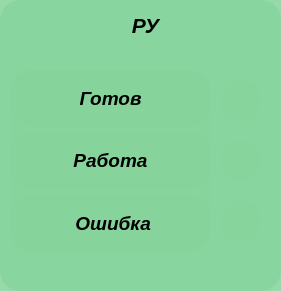
     <widget class="QFrame" name="frame_4">
      <property name="geometry">
       <rect>
        <x>620</x>
        <y>150</y>
        <width>281</width>
        <height>291</height>
       </rect>
      </property>
      <property name="styleSheet">
       <string notr="true">background-color: rgba(135, 212, 157,220); border-radius: 20</string>
      </property>
      <property name="frameShape">
       <enum>QFrame::StyledPanel</enum>
      </property>
      <property name="frameShadow">
       <enum>QFrame::Raised</enum>
      </property>
      <widget class="QLabel" name="label_25">
       <property name="geometry">
        <rect>
         <x>220</x>
         <y>200</y>
         <width>41</width>
         <height>41</height>
        </rect>
       </property>
       <property name="text">
        <string/>
       </property>
       <property name="pixmap">
        <pixmap resource="newprefix.qrc">:/newPrefix/png/blue-led-on.png</pixmap>
       </property>
       <property name="scaledContents">
        <bool>true</bool>
       </property>
      </widget>
      <widget class="QLabel" name="label_26">
       <property name="geometry">
        <rect>
         <x>220</x>
         <y>80</y>
         <width>41</width>
         <height>41</height>
        </rect>
       </property>
       <property name="text">
        <string/>
       </property>
       <property name="pixmap">
        <pixmap resource="newprefix.qrc">:/newPrefix/png/blue-led-on.png</pixmap>
       </property>
       <property name="scaledContents">
        <bool>true</bool>
       </property>
      </widget>
      <widget class="QLabel" name="label_27">
       <property name="geometry">
        <rect>
         <x>220</x>
         <y>140</y>
         <width>41</width>
         <height>41</height>
        </rect>
       </property>
       <property name="text">
        <string/>
       </property>
       <property name="pixmap">
        <pixmap resource="newprefix.qrc">:/newPrefix/png/blue-led-on.png</pixmap>
       </property>
       <property name="scaledContents">
        <bool>true</bool>
       </property>
      </widget>
      <widget class="QWidget" name="layoutWidget_3">
       <property name="geometry">
        <rect>
         <x>10</x>
         <y>70</y>
         <width>201</width>
         <height>181</height>
        </rect>
       </property>
       <layout class="QVBoxLayout" name="verticalLayout_4">
        <item>
         <widget class="QLabel" name="label_28">
          <property name="font">
           <font>
            <family>Arial</family>
            <pointsize>14</pointsize>
            <weight>75</weight>
            <italic>true</italic>
            <bold>true</bold>
           </font>
          </property>
          <property name="styleSheet">
           <string notr="true">background-color: rgba(135, 212, 157,220); border-radius: 20</string>
          </property>
          <property name="text">
           <string>Готов</string>
          </property>
          <property name="alignment">
           <set>Qt::AlignCenter</set>
          </property>
         </widget>
        </item>
        <item>
         <widget class="QLabel" name="label_29">
          <property name="font">
           <font>
            <family>Arial</family>
            <pointsize>14</pointsize>
            <weight>75</weight>
            <italic>true</italic>
            <bold>true</bold>
           </font>
          </property>
          <property name="styleSheet">
           <string notr="true">background-color: rgba(135, 212, 157,220); border-radius: 20</string>
          </property>
          <property name="text">
           <string>Работа</string>
          </property>
          <property name="alignment">
           <set>Qt::AlignCenter</set>
          </property>
         </widget>
        </item>
        <item>
         <widget class="QLabel" name="label_30">
          <property name="font">
           <font>
            <family>Arial</family>
            <pointsize>14</pointsize>
            <weight>75</weight>
            <italic>true</italic>
            <bold>true</bold>
           </font>
          </property>
          <property name="styleSheet">
           <string notr="true">background-color: rgba(135, 212, 157,220); border-radius: 20</string>
          </property>
          <property name="text">
           <string> Ошибка</string>
          </property>
          <property name="alignment">
           <set>Qt::AlignCenter</set>
          </property>
         </widget>
        </item>
       </layout>
      </widget>
      <widget class="QLabel" name="label_20">
       <property name="geometry">
        <rect>
         <x>70</x>
         <y>10</y>
         <width>151</width>
         <height>31</height>
        </rect>
       </property>
       <property name="font">
        <font>
         <family>Arial</family>
         <pointsize>16</pointsize>
         <weight>75</weight>
         <italic>true</italic>
         <bold>true</bold>
        </font>
       </property>
       <property name="styleSheet">
        <string notr="true">background-color: rgba(135, 212, 157,0); border-radius: 20</string>
       </property>
       <property name="text">
        <string>РУ</string>
       </property>
       <property name="alignment">
        <set>Qt::AlignCenter</set>
       </property>
      </widget>
     </widget>
